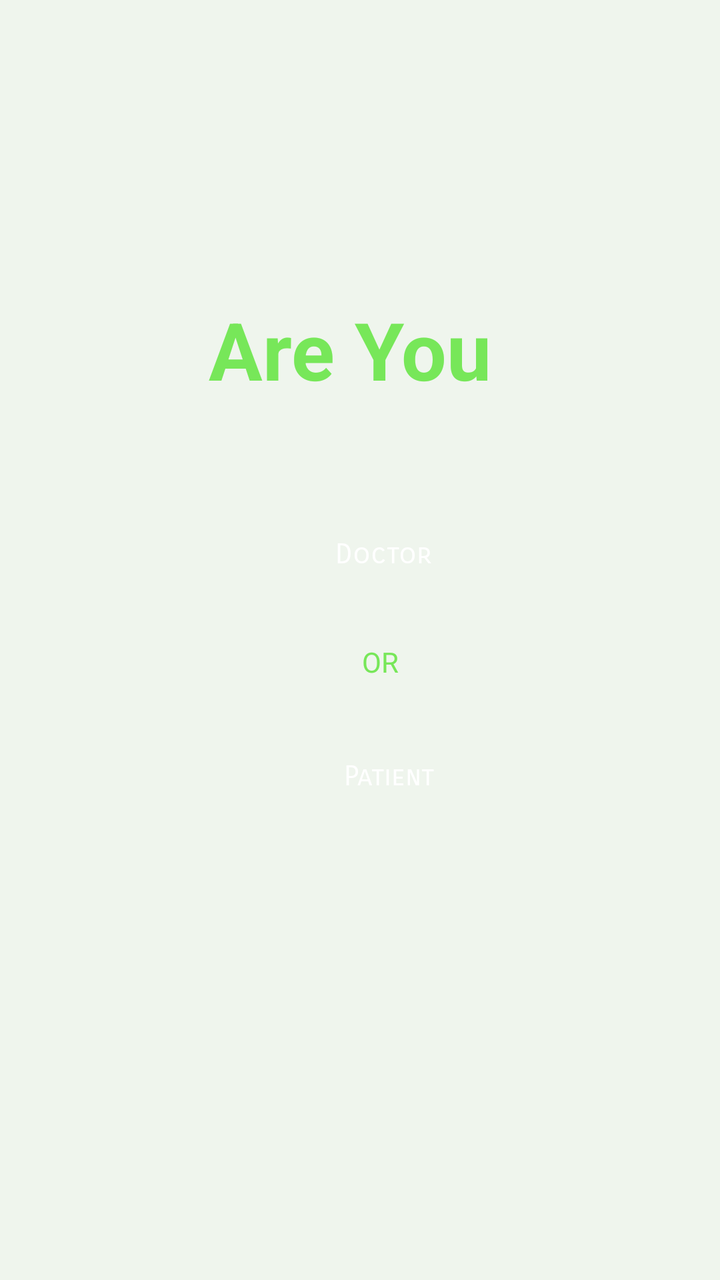
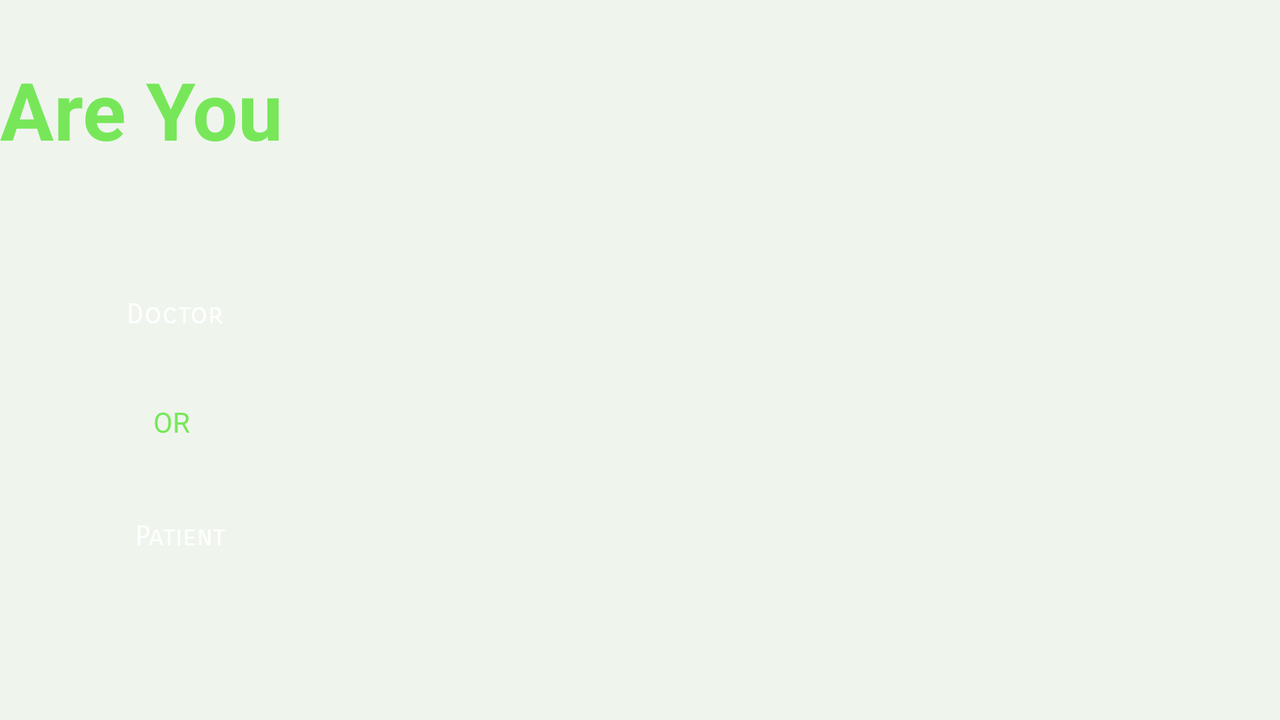

First picture: res/layout/ on a phone held upright. Second picture: the repository's own variant of that layout, on a device whose configuration matches the variant's folder. Source for both follows.
<!-- AndroidManifest.xml: application theme AppTheme -->
<!-- res/layout/activity_patient_or_doctor.xml -->
<?xml version="1.0" encoding="utf-8"?>
<android.support.constraint.ConstraintLayout xmlns:android="http://schemas.android.com/apk/res/android"
    xmlns:app="http://schemas.android.com/apk/res-auto"
    xmlns:tools="http://schemas.android.com/tools"
    android:layout_width="match_parent"
    android:layout_height="match_parent"
    android:background="@color/loginCream"
    tools:context=".patientOrDoctorActivity">

    <TextView
        android:id="@+id/whoAreYou"
        android:layout_width="wrap_content"
        android:layout_height="wrap_content"
        android:layout_marginEnd="8dp"
        android:layout_marginRight="8dp"
        android:layout_marginTop="148dp"
        android:elevation="2dp"
        android:text="Are You "
        android:textColor="@color/lightgreen"
        android:textSize="40sp"
        android:textStyle="bold"
        app:layout_constraintEnd_toStartOf="@+id/guideline1"
        app:layout_constraintHorizontal_bias="0.472"
        app:layout_constraintStart_toStartOf="@+id/guideline1"
        app:layout_constraintTop_toTopOf="parent" />

    <Button
        android:id="@+id/areYouDoctor"
        android:layout_width="wrap_content"
        android:layout_height="wrap_content"
        android:layout_marginLeft="8dp"
        android:layout_marginStart="8dp"
        android:layout_marginTop="52dp"
        android:background="@drawable/shadowlightgreen"
        android:fontFamily="sans-serif-smallcaps"
        android:text="Doctor"
        android:textAllCaps="false"
        app:layout_constraintEnd_toEndOf="@+id/whoAreYou"
        app:layout_constraintHorizontal_bias="0.636"
        app:layout_constraintStart_toStartOf="@+id/whoAreYou"
        app:layout_constraintTop_toBottomOf="@+id/whoAreYou" />

    <TextView
        android:id="@+id/or"
        android:layout_width="wrap_content"
        android:layout_height="wrap_content"
        android:layout_marginEnd="8dp"
        android:layout_marginLeft="8dp"
        android:layout_marginRight="8dp"
        android:layout_marginStart="8dp"
        android:layout_marginTop="20dp"
        android:text="OR"
        android:textColor="@color/lightgreen"
        app:layout_constraintEnd_toEndOf="@+id/areYouDoctor"
        app:layout_constraintHorizontal_bias="0.472"
        app:layout_constraintStart_toStartOf="@+id/areYouDoctor"
        app:layout_constraintTop_toBottomOf="@+id/areYouDoctor" />

    <Button
        android:id="@+id/areYouPatient"
        android:layout_width="wrap_content"
        android:layout_height="wrap_content"
        android:layout_marginLeft="8dp"
        android:layout_marginStart="8dp"
        android:layout_marginTop="24dp"
        android:background="@drawable/shadowdarkgreen"
        android:fontFamily="sans-serif-smallcaps"
        android:text="Patient"
        android:textAllCaps="false"
        app:layout_constraintEnd_toEndOf="@+id/or"
        app:layout_constraintStart_toStartOf="@+id/or"
        app:layout_constraintTop_toBottomOf="@+id/or" />

    <android.support.constraint.Guideline
        android:layout_width="wrap_content"
        android:layout_height="wrap_content"
        android:id="@+id/guideline"
        android:orientation="horizontal"
        app:layout_constraintGuide_percent="0.5"/>

    <android.support.constraint.Guideline
        android:layout_width="wrap_content"
        android:layout_height="wrap_content"
        android:id="@+id/guideline1"
        android:orientation="vertical"
        app:layout_constraintGuide_percent="0.5"/>



</android.support.constraint.ConstraintLayout>
<!-- resources referenced by this layout -->
<resources>
  <color name="lightgreen">#FF77E759</color>
  <color name="loginCream">#eff5ed</color>
  <style name="AppTheme" parent="Theme.AppCompat.NoActionBar">
          
          <item name="colorPrimary">@color/colorPrimary</item>
          <item name="colorPrimaryDark">@color/colorPrimaryDark</item>
          <item name="colorAccent">@color/actionBar</item>
      </style>
  <color name="colorPrimary">@color/blueish</color>
  <color name="colorPrimaryDark">@color/loginCream</color>
  <color name="actionBar">#FF36C44B</color>
  <color name="blueish">#467fd7</color>
</resources>
<!-- res/layout-land/activity_patient_or_doctor.xml (the author's variant of the layout above) -->
<!-- drawn on the phone turned sideways -->
<?xml version="1.0" encoding="utf-8"?>
<android.support.constraint.ConstraintLayout xmlns:android="http://schemas.android.com/apk/res/android"
    xmlns:app="http://schemas.android.com/apk/res-auto"
    xmlns:tools="http://schemas.android.com/tools"
    android:layout_width="match_parent"
    android:layout_height="match_parent"
    android:background="@color/loginCream"
    tools:context=".patientOrDoctorActivity">

    <TextView
        android:id="@+id/whoAreYou"
        android:layout_width="wrap_content"
        android:layout_height="wrap_content"
        android:layout_marginTop="28dp"
        android:elevation="2dp"
        android:text="Are You "
        android:textColor="@color/lightgreen"
        android:textSize="40sp"
        android:textStyle="bold"
        app:layout_constraintTop_toTopOf="parent"
        tools:layout_editor_absoluteX="289dp" />

    <Button
        android:id="@+id/areYouDoctor"
        android:layout_width="wrap_content"
        android:layout_height="wrap_content"
        android:layout_marginLeft="8dp"
        android:layout_marginStart="8dp"
        android:layout_marginTop="52dp"
        android:background="@drawable/shadowlightgreen"
        android:fontFamily="sans-serif-smallcaps"
        android:text="Doctor"
        android:textAllCaps="false"
        app:layout_constraintEnd_toEndOf="@+id/whoAreYou"
        app:layout_constraintHorizontal_bias="0.636"
        app:layout_constraintStart_toStartOf="@+id/whoAreYou"
        app:layout_constraintTop_toBottomOf="@+id/whoAreYou" />

    <TextView
        android:id="@+id/or"
        android:layout_width="wrap_content"
        android:layout_height="wrap_content"
        android:layout_marginEnd="8dp"
        android:layout_marginLeft="8dp"
        android:layout_marginRight="8dp"
        android:layout_marginStart="8dp"
        android:layout_marginTop="20dp"
        android:text="OR"
        android:textColor="@color/lightgreen"
        app:layout_constraintEnd_toEndOf="@+id/areYouDoctor"
        app:layout_constraintHorizontal_bias="0.472"
        app:layout_constraintStart_toStartOf="@+id/areYouDoctor"
        app:layout_constraintTop_toBottomOf="@+id/areYouDoctor" />

    <Button
        android:id="@+id/areYouPatient"
        android:layout_width="wrap_content"
        android:layout_height="wrap_content"
        android:layout_marginLeft="8dp"
        android:layout_marginStart="8dp"
        android:layout_marginTop="24dp"
        android:background="@drawable/shadowdarkgreen"
        android:fontFamily="sans-serif-smallcaps"
        android:text="Patient"
        android:textAllCaps="false"
        app:layout_constraintEnd_toEndOf="@+id/or"
        app:layout_constraintStart_toStartOf="@+id/or"
        app:layout_constraintTop_toBottomOf="@+id/or" />

    <android.support.constraint.Guideline
        android:layout_width="wrap_content"
        android:layout_height="wrap_content"
        android:id="@+id/guideline"
        android:orientation="horizontal"
        app:layout_constraintGuide_percent="0.5"/>

</android.support.constraint.ConstraintLayout>
